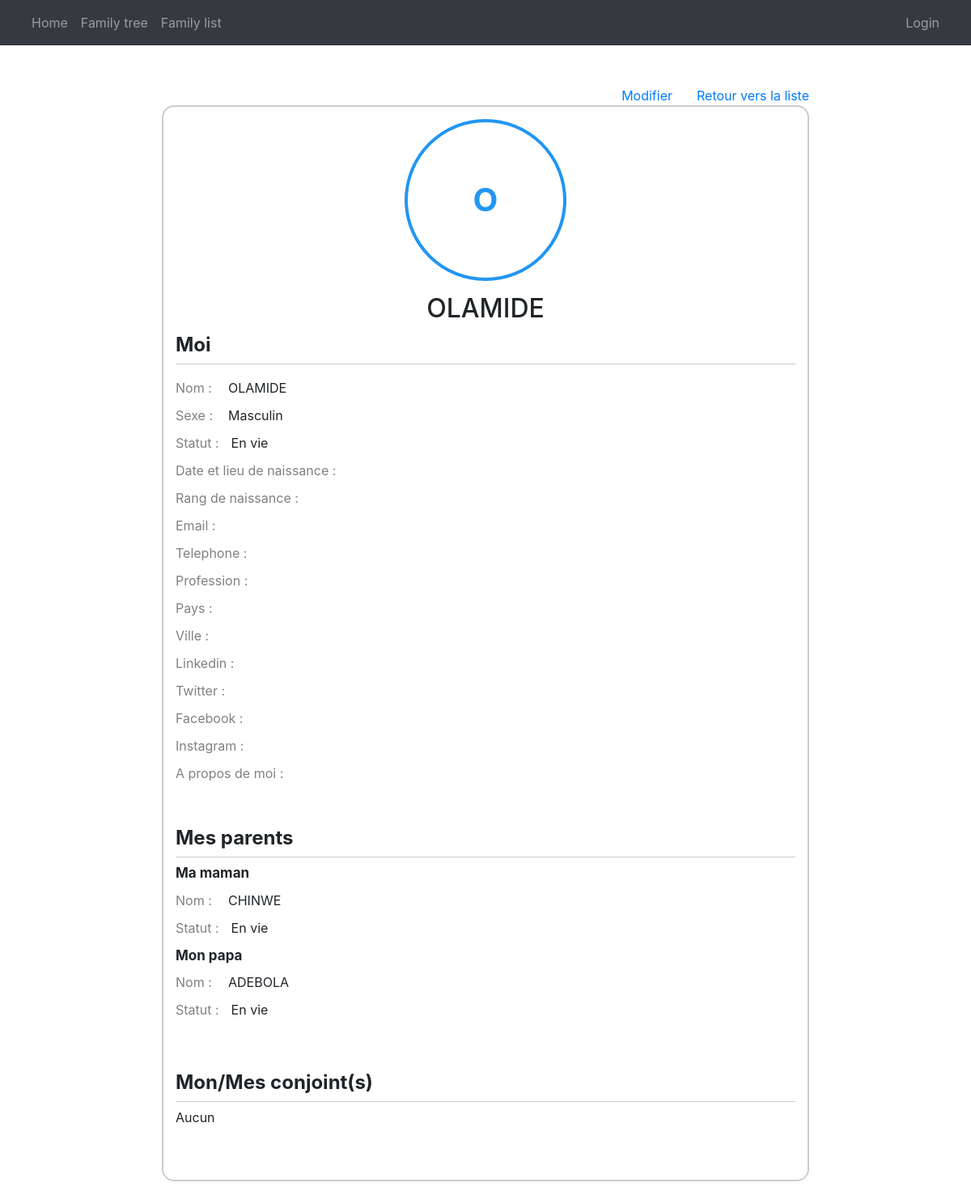
The page /show_item/102 on the database its author committed.
### main/models.py (models this page shows, shortened)
class Individu(models.Model):
    name = models.CharField(max_length=255)
    gender = models.CharField(max_length=5)
    generation = models.IntegerField(null=True, blank=True)
    parent_male_id= models.IntegerField(null=True, blank=True)
    parent_female_id = models.IntegerField(null=True, blank=True)
    birth_rank = models.IntegerField(null=True, blank=True)
    spouses = models.ManyToManyField("self", blank=True)
    dead = models.BooleanField(default=False)
    youngdead = models.BooleanField(default=False)
    birth_date = models.DateField(null=True, blank=True)
    birth_place = models.CharField(max_length=255, null=True, blank=True)
    email = models.CharField(max_length=255, null=True, blank=True)
    telephone = models.CharField(max_length=255, null=True, blank=True)
    profession = models.CharField(max_length=255, null=True, blank=True)
    country = models.CharField(max_length=255, null=True, blank=True)
    city = models.CharField(max_length=255, null=True, blank=True)
    linkedin = models.CharField(max_length=255, null=True, blank=True)
    twitter = models.CharField(max_length=255, null=True, blank=True)
    facebook = models.CharField(max_length=255, null=True, blank=True)
    instagram = models.CharField(max_length=255, null=True, blank=True)
    aboutme = models.TextField(null=True, blank=True)
    isIncomingSpouse = models.BooleanField(default=False)
    sFatherName = models.CharField(max_length=255, null=True, blank=True)
    sFatherDead = models.BooleanField(default=False)
    sMotherName = models.CharField(max_length=255, null=True, blank=True)
    sMotherDead = models.BooleanField(default=False)
    photoName = models.CharField(max_length=255, null=True, blank=True)
    photoPath = models.ImageField (upload_to="photos/" ,null=True, blank=True)
    @property
    def spouseslist(self):
        return list(self.spouses.all())

### main/views.py (the view, shortened to what this page needs)
# urls.py: path('show_item/<int:pk>', views.showItem, name = 'showItem'),
def showItem(request, pk):
    cmo = Individu.objects.get(id=pk)
    cmoFather = None
    cmoMother = None
    if cmo.parent_male_id :
        cmoFather = Individu.objects.get(id=cmo.parent_male_id)
    if cmo.parent_female_id :
        cmoMother = Individu.objects.get(id=cmo.parent_female_id)
    cmoSpouses = []
    cm = {
        "myPhoto": cmo.photoPath.url if cmo.photoPath else None,
        "myID": cmo.id,
        "myName": cmo.name,
        "myInitials": getFirst2Initials(cmo.name),
        "myGender": genderFrontend(cmo.gender),
        "myLifeStatus": lifeStatusFrontend(cmo.dead, cmo.youngdead, cmo.gender),
        "father": {
            "id": None if cmoFather == None else cmoFather.id,
            "name": None if cmoFather == None else cmoFather.name,
            "gender": None if cmoFather == None else genderFrontend(cmoFather.gender),
            "status": None if cmoFather == None else lifeStatusFrontend(cmoFather.dead, cmoFather.youngdead, cmoFather.gender),
        },
        "mother": {
            "id": None if cmoMother == None else cmoMother.id,
            "name": None if cmoMother == None else cmoMother.name,
            "gender": None if cmoMother == None else genderFrontend(cmoMother.gender),
            "status": None if cmoMother == None else lifeStatusFrontend(cmoMother.dead, cmoMother.youngdead, cmoMother.gender),
        },
        "spouses": cmoSpouses,
        "len_spouses": len(cmoSpouses),
        "birthrank": '' if cmo.birth_rank == None else cmo.birth_rank,
        "birthdate": '' if cmo.birth_date == None else cmo.birth_date,
        "birthplace": '' if cmo.birth_place == None else cmo.birth_place,
        "email": '' if cmo.email == None else cmo.email,
        "telephone": '' if cmo.telephone == None else cmo.telephone,
        "profession": '' if cmo.profession == None else cmo.profession,
        "country": '' if cmo.country == None else cmo.country,
        "city": '' if cmo.city == None else cmo.city,
        "linkedin": '' if cmo.linkedin == None else cmo.linkedin,
        "twitter": '' if cmo.twitter == None else cmo.twitter,
        "facebook": '' if cmo.facebook == None else cmo.facebook,
        "instagram": '' if cmo.instagram == None else cmo.instagram,
        "aboutme": '' if cmo.aboutme == None else cmo.aboutme,
    }
    return render(request, 'main/show_fm.html', cm)

### main/views.py (called while the page is built)
def getFirst2Initials(name) :
    w = ''
    namesTab = name.split(' ')
    for idx,item  in enumerate(namesTab):
        if idx < 2:
            w = w + namesTab[idx][0]
    w = w.upper()
    return w

def lifeStatusFrontend(dv, ydv, gend=None):
    if gend == None :
        if dv == False:
            return 'vie'
        elif dv == True:
            if ydv == False:
                return 'mort'
            else:
                return 'mba'
    elif gend == 'm':
        if dv == False:
            return 'En vie'
        elif dv == True:
            if ydv == False:
                return 'Mort'
            else:
                return 'Mort à bas âge'
    elif gend == 'f':
        if dv == False:
            return 'En vie'
        elif dv == True:
            if ydv == False:
                return 'Morte'
            else:
                return 'Morte à bas âge'

def genderFrontend(gend):
    if gend == 'm':
       return 'Masculin'
    elif gend == 'f':
        return 'Feminin'

### main/templates/main/show_fm.html (shortened to what this page needs)
{% extends 'main/base.html' %}
{% load static %}
{% block css_styles %}
<link rel="stylesheet" href="{% static '/css/family_tree/style_new_member.css' %}">
{% endblock %}
{% block content %}
<div class="super_container_wh">
    <div class="back_button_container">
        <a class="back_button" href="{% url 'updateItem' myID %}">Modifier</a>
        <a class="back_button" href="/family_list">Retour vers la liste</a>
    </div>
    <div class="form_container_wh mb-5">
        <span class="photo_container_wh">
            {% if myPhoto %}
            <img src="{{myPhoto}}" alt="">
            {% else %}
            <span class="myInitials">{{myInitials}}</span>
            {% endif %}
        </span>
        <h2 id="form_title">{{myName}}</h2>
        <form class="mb-5" action="" method="POST">
            <div class="form_section">
                <div class="form_section_title">
                    <span class="">Moi</span>
                </div>
                <div class="form_radio_container">
                    <div class="radio_group_title">Nom : </div>
                    <span>{{myName}}</span>
                </div>
                <div class="form_radio_container">
                    <div class="radio_group_title">Sexe : </div>
                    <span>{{myGender}}</span>
                </div>
                <div class="form_radio_container">
                    <div class="radio_group_title">Statut : </div>
                    <span>{{myLifeStatus}}</span>
                </div>
                <div class="form_radio_container">
                    <div class="radio_group_title">Date et lieu de naissance : </div>
                </div>
                <div class="form_radio_container">
                    <div class="radio_group_title">Rang de naissance : </div>
                </div>
                <div class="form_radio_container">
                    <div class="radio_group_title">Email : </div>
                </div>
                <div class="form_radio_container">
                    <div class="radio_group_title">Telephone : </div>
                </div>
                <div class="form_radio_container">
                    <div class="radio_group_title">Profession : </div>
                </div>
                <div class="form_radio_container">
                    <div class="radio_group_title">Pays : </div>
                </div>
                <div class="form_radio_container">
                    <div class="radio_group_title">Ville : </div>
                </div>
                <div class="form_radio_container">
                    <div class="radio_group_title">Linkedin : </div>
                </div>
                <div class="form_radio_container">
                    <div class="radio_group_title">Twitter : </div>
                </div>
                <div class="form_radio_container">
                    <div class="radio_group_title">Facebook : </div>
                </div>
                <div class="form_radio_container">
                    <div class="radio_group_title">Instagram : </div>
                </div>
                <div class="form_radio_container">
                    <div class="radio_group_title">A propos de moi : </div>
                </div>
            </div>
            <div class="form_section">
                <div class="form_section_title">
                    <span class="">Mes parents</span>
                </div>
                {% if father.id == None and mother.id == None %}
                <span>Aucun</span>
                {% else %}
                <div class="composed-checkbox-container">
                    <div>
                        <label for="checkbox-mother" class="sub_title">Ma maman</label>
                        {% if mother.id == None %}
                        <span>Aucune</span>
                        {% else %}
                        <div class="form_radio_container">
                            <div class="radio_group_title">Nom : </div>
                            <span>{{mother.name}}</span>
                        </div>
                        <div class="form_radio_container">
                            <div class="radio_group_title">Statut : </div>
                            <span>{{mother.status}}</span>
                        </div>
                        {% endif %}
                    </div>
                </div>
                <div class="composed-checkbox-container">
                    <div>
                        <label for="checkbox-mother" class="sub_title">Mon papa</label>
                        {% if father.id == None %}
                        <span>Aucun</span>
                        {% else %}
                        <div class="form_radio_container">
                            <div class="radio_group_title">Nom : </div>
                            <span>{{father.name}}</span>
                        </div>
                        <div class="form_radio_container">
                            <div class="radio_group_title">Statut : </div>
                            <span>{{father.status}}</span>
                        </div>
                        {% endif %}
                    </div>
                </div>
                {% endif %}
            </div>
            <div class="form_section">
                <div class="form_section_title">
                    <span class="">Mon/Mes conjoint(s)</span>
                </div>
                {% if len_spouses > 0 %}
                    {% for item in spouses %}
                    <div class="composed-checkbox-container">
                        <div>
                            <label for="checkbox-mother" class="sub_title">Conjoint</label>
                            <div class="form_radio_container">
                                <div class="radio_group_title">Nom : </div>
                                <span>{{item.name}}</span>
                            </div>
                            <div class="form_radio_container">
                                <div class="radio_group_title">Sexe : </div>
                                <span>{{item.gender}}</span>
                            </div>
                            <div class="form_radio_container">
                                <div class="radio_group_title">Statut : </div>
                                <span>{{item.status}}</span>
                            </div>
                        </div>
                    {% endfor %}
                {% else %}
                    <span>Aucun</span>
                {% endif %}
                </div>
            </div>
    </div>
</div>
{% endblock %}

### assets/css/family_tree/style_new_member.css (style rules this page uses)
.super_container_wh { display: flex; flex-direction: column; width: 100%; justify-content: center; align-items: center; padding-top: 50px; }
.back_button_container { width: 100%; max-width: 800px; display: flex; justify-content: flex-end; position: relative; gap: 30px; }
.photo_container_wh { position: relative; display: flex; justify-content: center; align-items: center; margin: 0 auto; margin-bottom: 15px; width: 200px; height: 200px; border-radius: 50%; overflow: hidden; border: 4px solid #2196F3; }
.photo_container_wh .myInitials { font-size: 40px; font-weight: bolder; color: #2196F3; }
.form_container_wh { border: 2px solid #ccc; border-radius: 15px; width: 100%; max-width: 800px; padding: 15px; }
.form_container_wh #form_title { text-align: center !important; }
.form_container_wh form { width: 100%; text-align: left; }
.form_section { margin-bottom: 50px; }
.form_section_title { padding-bottom: 5px; border-bottom: 1px solid #ccc; margin-bottom: 7px; font-size: 24px; font-weight: bold; display: flex; gap: 35px; }
.form_radio_container { display: flex; gap: 15px; margin-bottom: 10px; }
.radio_group_title { color: gray; min-width: 50px; }
.composed-checkbox-container { display: flex; align-items: flex-start; gap: 10px; }
.composed-checkbox-container > div { width: 100%; }
.sub_title { font-size: 17px; font-weight: bold; }

### rows shown on the page
Individu: name "OLAMIDE"
Individu: name "CHINWE"
Individu: name "ADEBOLA"

### other values the page prints
{{ myInitials }} "O"
{{ myGender }} "Masculin"
{{ myLifeStatus }} "En vie"
{{ mother.status }} "En vie"
{{ father.status }} "En vie"
